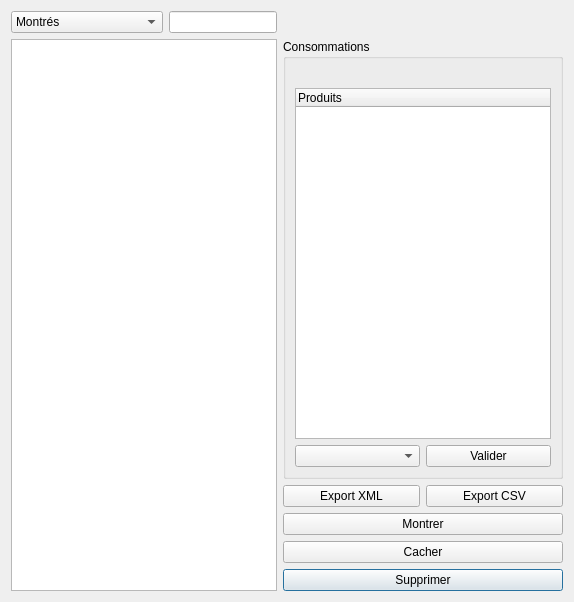
<?xml version="1.0" encoding="UTF-8"?>
<ui version="4.0">
 <class>NotesAction</class>
 <widget class="QDialog" name="NotesAction">
  <property name="geometry">
   <rect>
    <x>0</x>
    <y>0</y>
    <width>574</width>
    <height>602</height>
   </rect>
  </property>
  <property name="windowTitle">
   <string>Actions en masse</string>
  </property>
  <layout class="QGridLayout" name="gridLayout_2">
   <item row="1" column="0">
    <layout class="QGridLayout" name="gridLayout">
     <item row="0" column="0">
      <widget class="QComboBox" name="filter_combobox">
       <property name="sizePolicy">
        <sizepolicy hsizetype="Minimum" vsizetype="Fixed">
         <horstretch>0</horstretch>
         <verstretch>0</verstretch>
        </sizepolicy>
       </property>
       <item>
        <property name="text">
         <string>Montrés</string>
        </property>
       </item>
       <item>
        <property name="text">
         <string>Cachés</string>
        </property>
       </item>
       <item>
        <property name="text">
         <string>Dont la note &gt;</string>
        </property>
       </item>
       <item>
        <property name="text">
         <string>Dont la note &lt;</string>
        </property>
       </item>
      </widget>
     </item>
     <item row="0" column="1">
      <widget class="QLineEdit" name="filter_input">
       <property name="sizePolicy">
        <sizepolicy hsizetype="Maximum" vsizetype="Fixed">
         <horstretch>0</horstretch>
         <verstretch>0</verstretch>
        </sizepolicy>
       </property>
      </widget>
     </item>
     <item row="3" column="2">
      <layout class="QGridLayout" name="gridLayout_3">
       <item row="7" column="0" colspan="2">
        <widget class="QPushButton" name="del_button">
         <property name="text">
          <string>Supprimer</string>
         </property>
        </widget>
       </item>
       <item row="6" column="0" colspan="2">
        <widget class="QPushButton" name="hide_button">
         <property name="text">
          <string>Cacher</string>
         </property>
        </widget>
       </item>
       <item row="4" column="1">
        <widget class="QPushButton" name="export_csv_button">
         <property name="text">
          <string>Export CSV</string>
         </property>
        </widget>
       </item>
       <item row="5" column="0" colspan="2">
        <widget class="QPushButton" name="show_button">
         <property name="text">
          <string>Montrer</string>
         </property>
        </widget>
       </item>
       <item row="4" column="0">
        <widget class="QPushButton" name="export_xml_button">
         <property name="text">
          <string>Export XML</string>
         </property>
        </widget>
       </item>
       <item row="2" column="0" colspan="2">
        <widget class="QGroupBox" name="groupBox">
         <property name="title">
          <string>Consommations</string>
         </property>
         <layout class="QGridLayout" name="gridLayout_4">
          <item row="1" column="0" colspan="2">
           <widget class="UniqueConsumptionList" name="product_list">
            <column>
             <property name="text">
              <string>Produits</string>
             </property>
            </column>
           </widget>
          </item>
          <item row="2" column="1">
           <widget class="QPushButton" name="take_products_btn">
            <property name="text">
             <string>Valider</string>
            </property>
           </widget>
          </item>
          <item row="2" column="0">
           <widget class="QComboBox" name="price_list"/>
          </item>
          <item row="0" column="0">
           <spacer name="horizontalSpacer">
            <property name="orientation">
             <enum>Qt::Horizontal</enum>
            </property>
            <property name="sizeHint" stdset="0">
             <size>
              <width>40</width>
              <height>20</height>
             </size>
            </property>
           </spacer>
          </item>
          <item row="0" column="1">
           <spacer name="horizontalSpacer_2">
            <property name="orientation">
             <enum>Qt::Horizontal</enum>
            </property>
            <property name="sizeHint" stdset="0">
             <size>
              <width>40</width>
              <height>20</height>
             </size>
            </property>
           </spacer>
          </item>
         </layout>
        </widget>
       </item>
      </layout>
     </item>
     <item row="3" column="0" colspan="2">
      <widget class="MultiNotesList" name="note_list">
       <property name="selectionMode">
        <enum>QAbstractItemView::ExtendedSelection</enum>
       </property>
       <property name="sortingEnabled">
        <bool>true</bool>
       </property>
      </widget>
     </item>
    </layout>
   </item>
  </layout>
 </widget>
 <customwidgets>
  <customwidget>
   <class>MultiNotesList</class>
   <extends>QListWidget</extends>
   <header>gui/notesaction</header>
  </customwidget>
  <customwidget>
   <class>UniqueConsumptionList</class>
   <extends>QTreeWidget</extends>
   <header>gui/notesaction</header>
   <slots>
    <slot>on_selection()</slot>
   </slots>
  </customwidget>
 </customwidgets>
 <resources/>
 <connections>
  <connection>
   <sender>del_button</sender>
   <signal>clicked()</signal>
   <receiver>NotesAction</receiver>
   <slot>del_action()</slot>
   <hints>
    <hint type="sourcelabel">
     <x>426</x>
     <y>567</y>
    </hint>
    <hint type="destinationlabel">
     <x>286</x>
     <y>294</y>
    </hint>
   </hints>
  </connection>
  <connection>
   <sender>hide_button</sender>
   <signal>clicked()</signal>
   <receiver>NotesAction</receiver>
   <slot>hide_action()</slot>
   <hints>
    <hint type="sourcelabel">
     <x>426</x>
     <y>538</y>
    </hint>
    <hint type="destinationlabel">
     <x>286</x>
     <y>294</y>
    </hint>
   </hints>
  </connection>
  <connection>
   <sender>show_button</sender>
   <signal>clicked()</signal>
   <receiver>NotesAction</receiver>
   <slot>show_action()</slot>
   <hints>
    <hint type="sourcelabel">
     <x>426</x>
     <y>509</y>
    </hint>
    <hint type="destinationlabel">
     <x>286</x>
     <y>294</y>
    </hint>
   </hints>
  </connection>
  <connection>
   <sender>filter_combobox</sender>
   <signal>currentIndexChanged(int)</signal>
   <receiver>NotesAction</receiver>
   <slot>filter_combobox_change()</slot>
   <hints>
    <hint type="sourcelabel">
     <x>146</x>
     <y>21</y>
    </hint>
    <hint type="destinationlabel">
     <x>286</x>
     <y>294</y>
    </hint>
   </hints>
  </connection>
  <connection>
   <sender>export_xml_button</sender>
   <signal>clicked()</signal>
   <receiver>NotesAction</receiver>
   <slot>export_xml_action()</slot>
   <hints>
    <hint type="sourcelabel">
     <x>417</x>
     <y>480</y>
    </hint>
    <hint type="destinationlabel">
     <x>286</x>
     <y>294</y>
    </hint>
   </hints>
  </connection>
  <connection>
   <sender>export_csv_button</sender>
   <signal>clicked()</signal>
   <receiver>NotesAction</receiver>
   <slot>export_csv_action()</slot>
   <hints>
    <hint type="sourcelabel">
     <x>491</x>
     <y>480</y>
    </hint>
    <hint type="destinationlabel">
     <x>286</x>
     <y>294</y>
    </hint>
   </hints>
  </connection>
  <connection>
   <sender>take_products_btn</sender>
   <signal>clicked()</signal>
   <receiver>NotesAction</receiver>
   <slot>take_products_action()</slot>
   <hints>
    <hint type="sourcelabel">
     <x>417</x>
     <y>463</y>
    </hint>
    <hint type="destinationlabel">
     <x>286</x>
     <y>300</y>
    </hint>
   </hints>
  </connection>
  <connection>
   <sender>product_list</sender>
   <signal>itemSelectionChanged()</signal>
   <receiver>product_list</receiver>
   <slot>on_selection()</slot>
   <hints>
    <hint type="sourcelabel">
     <x>422</x>
     <y>264</y>
    </hint>
    <hint type="destinationlabel">
     <x>422</x>
     <y>264</y>
    </hint>
   </hints>
  </connection>
 </connections>
 <slots>
  <slot>del_action()</slot>
  <slot>hide_action()</slot>
  <slot>show_action()</slot>
  <slot>filter_combobox_change()</slot>
  <slot>filter_input_changed()</slot>
  <slot>export_xml_action()</slot>
  <slot>export_csv_action()</slot>
  <slot>take_products_action()</slot>
 </slots>
</ui>
